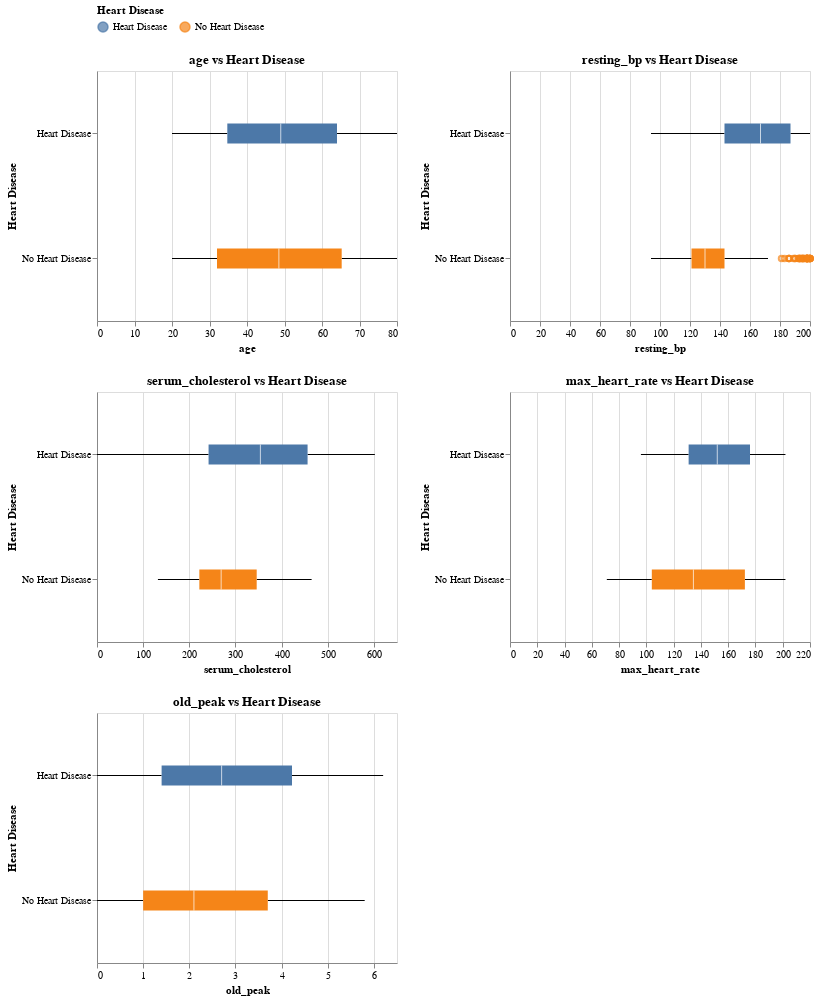

Notebook code for this chart:
### Code cell
# got rid of 'label' since target col is heart no heart now
charts = []

for col in num_cols:
    chart = alt.Chart(train_heart).mark_boxplot(size=20).encode(
        x=alt.X(f'{col}:Q', title=col),
        y=alt.Y('target:N', title='Heart Disease'),
        color=alt.Color('target:N', title='Heart Disease')
    ).properties(
        title=f'{col} vs Heart Disease',
        width=300,
        height=250)
    charts.append(chart)

rows = []
for i in range(0, len(charts), 2):
    row_charts = charts[i:i+2]
    row = alt.hconcat(*row_charts)
    rows.append(row)

final_chart = alt.vconcat(*rows).configure_legend(
    orient='top')

final_chart

### Figure 1 — Vega-Lite specification as saved in the notebook (floating-point values rounded to 4 significant figures; data arrays with more than 128 entries replaced by an {"elided": "..."} marker saying what was removed)
{"config": {"view": {"continuousWidth": 300, "continuousHeight": 300}, "legend": {"orient": "top"}}, "vconcat": [{"hconcat": [{"mark": {"type": "boxplot", "size": 20}, "encoding": {"color": {"field": "target", "title": "Heart Disease", "type": "nominal"}, "x": {"field": "age", "title": "age", "type": "quantitative"}, "y": {"field": "target", "title": "Heart Disease", "type": "nominal"}}, "height": 250, "title": "age vs Heart Disease", "width": 300}, {"mark": {"type": "boxplot", "size": 20}, "encoding": {"color": {"field": "target", "title": "Heart Disease", "type": "nominal"}, "x": {"field": "resting_bp", "title": "resting_bp", "type": "quantitative"}, "y": {"field": "target", "title": "Heart Disease", "type": "nominal"}}, "height": 250, "title": "resting_bp vs Heart Disease", "width": 300}]}, {"hconcat": [{"mark": {"type": "boxplot", "size": 20}, "encoding": {"color": {"field": "target", "title": "Heart Disease", "type": "nominal"}, "x": {"field": "serum_cholesterol", "title": "serum_cholesterol", "type": "quantitative"}, "y": {"field": "target", "title": "Heart Disease", "type": "nominal"}}, "height": 250, "title": "serum_cholesterol vs Heart Disease", "width": 300}, {"mark": {"type": "boxplot", "size": 20}, "encoding": {"color": {"field": "target", "title": "Heart Disease", "type": "nominal"}, "x": {"field": "max_heart_rate", "title": "max_heart_rate", "type": "quantitative"}, "y": {"field": "target", "title": "Heart Disease", "type": "nominal"}}, "height": 250, "title": "max_heart_rate vs Heart Disease", "width": 300}]}, {"hconcat": [{"mark": {"type": "boxplot", "size": 20}, "encoding": {"color": {"field": "target", "title": "Heart Disease", "type": "nominal"}, "x": {"field": "old_peak", "title": "old_peak", "type": "quantitative"}, "y": {"field": "target", "title": "Heart Disease", "type": "nominal"}}, "height": 250, "title": "old_peak vs Heart Disease", "width": 300}]}], "data": {"name": "data-b296bac3fddf3d70c7710599b2355f45"}, "$schema": "https://vega.github.io/schema/vega-lite/v5.20.1.json", "datasets": {"data-b296bac3fddf3d70c7710599b2355f45": {"elided": "800 records"}}}
